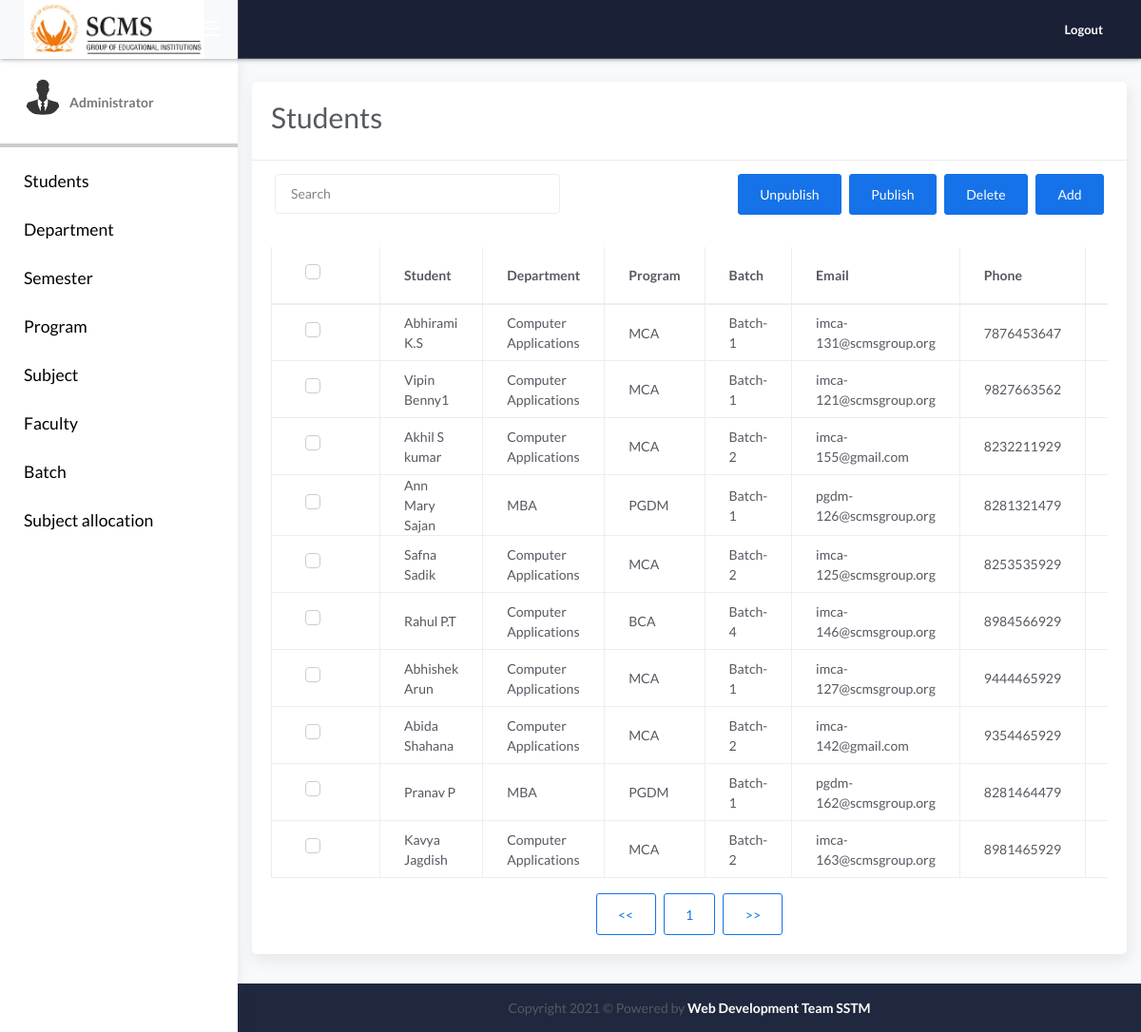
/admin/student/index.php, run on the app's committed database.
### tables this page shows
CREATE TABLE IF NOT EXISTS `tbl_student` (
  `ID` int(50) NOT NULL AUTO_INCREMENT,
  `Dep_ID` int(50) NOT NULL,
  `Batch_ID` int(50) NOT NULL,
  `Prog_ID` int(50) NOT NULL,
  `sName` varchar(200) NOT NULL,
  `sEmail` varchar(200) NOT NULL,
  `sPassword` varchar(200) NOT NULL,
  `iPhone` bigint(20) NOT NULL,
  `iGender` int(20) NOT NULL,
  `iStatus` int(10) NOT NULL,
  PRIMARY KEY (`ID`)
);

CREATE TABLE IF NOT EXISTS `tbl_department` (
  `ID` int(50) NOT NULL AUTO_INCREMENT,
  `sName` varchar(200) NOT NULL,
  `iStatus` int(10) NOT NULL,
  PRIMARY KEY (`ID`)
);

CREATE TABLE IF NOT EXISTS `tbl_program` (
  `ID` int(50) NOT NULL AUTO_INCREMENT,
  `sName` varchar(200) NOT NULL,
  `iStatus` int(10) NOT NULL,
  `Dep_ID` int(50) NOT NULL,
  PRIMARY KEY (`ID`)
);

CREATE TABLE IF NOT EXISTS `tbl_batch` (
  `ID` int(50) NOT NULL AUTO_INCREMENT,
  `Dep_ID` int(50) NOT NULL,
  `Prog_ID` int(50) NOT NULL,
  `sName` varchar(200) NOT NULL,
  `dFrom` date NOT NULL,
  `dTo` date NOT NULL,
  `iSem1` int(20) NOT NULL,
  `iSem2` int(20) NOT NULL,
  `iSem3` int(20) NOT NULL,
  `iSem4` int(20) NOT NULL,
  `iSem5` int(20) NOT NULL,
  `iSem6` int(20) NOT NULL,
  `iSem7` int(20) NOT NULL,
  `iSem8` int(20) NOT NULL,
  `iSem9` int(20) NOT NULL,
  `iSem10` int(20) NOT NULL,
  `iCurrentSem` varchar(200) NOT NULL,
  `iStatus` int(10) NOT NULL,
  PRIMARY KEY (`ID`)
);

### admin/student/index.php (the view, shortened to what this page needs)
<?php
include ("..\..\class\cls_student.php");
  $resultPerPage=10;
  if(!isset($_GET['page']))
  	{
		$page=1;
	}
?>
<!DOCTYPE html>
<html lang="en">
<head>
	<link rel="stylesheet" href="../../css/bootstrap.min.css">
	<link rel="stylesheet" href="../../css/atlantis.min.css">
	<link rel="stylesheet" href="../css/demo.css">
</head>
<body>
	<div class="wrapper">
		<div class="main-header">
			<div class="logo-header bg-light" >
				<a href="https://www.scmsgroup.org/" class="logo">
					<img width="190"  src="../../img/scms.png" alt="navbar brand" class="navbar-brand">
				</a>
				<div class="nav-toggle">
					<button class="btn btn-toggle toggle-sidebar">
						<i class="icon-menu"></i>
					</button>
				</div>
			</div>
			<?php include ("../../include/menu.php"); ?>
		<div  class="main-panel ">
			<div style="" class="content bg-light">
			<div class="col-md-12">
			<div class="card mt-4 bg-white">
			<div class="card-header">
                            <form action="" method="POST">
                            <div class="card-title">
                                <h3 style="font-size: 30px; display: inline-block;">Students</h3>
                            </div>
                        </div>
                        <div style="margin: 0px;" class="card-sub bg-white">
						<input type="button" value="Add" onClick="window.location='new.php';" class="btn btn-primary float-right ml-2">
									<input type="button" value="Delete" data-toggle="modal" title="" data-target="#deleteModal" data-original-title="Delete"class="btn btn-primary float-right ml-2">
									<input type="submit" value="Publish" name="publish"  class="btn btn-primary float-right ml-2">
									<input type="submit" value="Unpublish" name="unpublish" class="btn btn-primary float-right ml-2">
							<input id="searchid" style="width:300px !important;" type="search" onkeyup="search()" class="form-control ml-auto float-left" placeholder="Search" aria-label="Search"
                            aria-describedby="search-addon"/>
                        </div>
								<div class="card-body">
									<div class="table-responsive">
										<table class="table table-bordered" id="tableId">
											<thead>
												<tr>
													<th>
														<div class="form-check">
															<label class="form-check-label">
																<span class="form-check-sign"></span>
															</label>
														</div>
													</th>
													<th>Student</th>
													<th>Department</th>
													<th>Program</th>
													<th>Batch</th>
													<th>Email</th>
													<th>Phone</th>
													<th>Gender</th>
												</tr>
											</thead>
											<tbody>
<?php
$pageNo=($page-1)*$resultPerPage;
$sql1="SELECT * FROM tbl_student s,tbl_department d,tbl_program p,tbl_batch b where s.Dep_ID=d.ID and s.Batch_ID=b.ID and s.Prog_ID=p.ID order by s.ID DESC limit $pageNo,$resultPerPage";
$s1=mysqli_query($con,$sql1);
while(($row=mysqli_fetch_array($s1))==TRUE)
{?>
												<tr>
													<th style="width:1%" scope="row">
														<div class="form-check">
															<label class="form-check-label">
																<span class="form-check-sign"></span>
															</label>
														</div>
													</th>
													<td><?php echo $row[4];?></td>
													<td><?php echo $row[11];?></td>
													<td><?php echo $row[14];?></td>
													<td><?php echo $row[20];?></td>
													<td><?php echo $row[5];?></td>
													<td><?php echo $row[7];?></td>
													<td><?php if($row[8]==0) echo "Male"; else if($row[8]==1) echo "Female"; else echo "Others";?></td>
												</tr>
<?php
}
?>
											</tbody>
										</table>
										<div class="d-flex justify-content-center">
										<a href="index.php?page=<?php echo ($page-1) ?>"><input type="button" class="btn btn-primary btn-border" value="<<"> </a>
										<button class="btn btn-primary btn-border mr-2 ml-2"><?php echo ($page) ?></button>
										<a href="index.php?page=<?php echo ($page+1) ?>"><input type="button" class="btn btn-primary btn-border" value=">>"> </a>
										</div>
									</div>
								</div>
							</div>
						</div>
			</div>
		 <footer class="footer bg-dark2">
					<div class="copyright ml-auto text-center">
						 Copyright  2021 &copy; Powered by <span  style= " font-weight: bolder;  color: rgb(255, 255, 255);" class="avatar-img  rounded-circle">Web Development Team SSTM</span>
					</div>
			</footer>
		</div>
	</div>
</body>
</html>

### data on the page
tbl_student: sName "Abhirami K.S", tbl_department.sName "Computer Applications", tbl_program.sName "MCA", Batch_ID.sName "Batch-1", sEmail "imca-131@scmsgroup.org", iPhone "7876453647"
tbl_student: sName "Vipin Benny1", tbl_department.sName "Computer Applications", tbl_program.sName "MCA", Batch_ID.sName "Batch-1", sEmail "imca-121@scmsgroup.org", iPhone "9827663562"
tbl_student: sName "Akhil S kumar", tbl_department.sName "Computer Applications", tbl_program.sName "MCA", Batch_ID.sName "Batch-2", sEmail "imca-155@gmail.com", iPhone "8232211929"
tbl_student: sName "Ann Mary Sajan", tbl_department.sName "MBA", tbl_program.sName "PGDM", Batch_ID.sName "Batch-1", sEmail "pgdm-126@scmsgroup.org", iPhone "8281321479"
tbl_student: sName "Safna Sadik", tbl_department.sName "Computer Applications", tbl_program.sName "MCA", Batch_ID.sName "Batch-2", sEmail "imca-125@scmsgroup.org", iPhone "8253535929"
tbl_student: sName "Rahul P.T", tbl_department.sName "Computer Applications", tbl_program.sName "BCA", Batch_ID.sName "Batch-4", sEmail "imca-146@scmsgroup.org", iPhone "8984566929"
tbl_student: sName "Abhishek Arun", tbl_department.sName "Computer Applications", tbl_program.sName "MCA", Batch_ID.sName "Batch-1", sEmail "imca-127@scmsgroup.org", iPhone "9444465929"
tbl_student: sName "Abida Shahana", tbl_department.sName "Computer Applications", tbl_program.sName "MCA", Batch_ID.sName "Batch-2", sEmail "imca-142@gmail.com", iPhone "9354465929"
tbl_student: sName "Pranav P", tbl_department.sName "MBA", tbl_program.sName "PGDM", Batch_ID.sName "Batch-1", sEmail "pgdm-162@scmsgroup.org", iPhone "8281464479"
tbl_student: sName "Kavya Jagdish", tbl_department.sName "Computer Applications", tbl_program.sName "MCA", Batch_ID.sName "Batch-2", sEmail "imca-163@scmsgroup.org", iPhone "8981465929"

### other printed values
$page "1"
